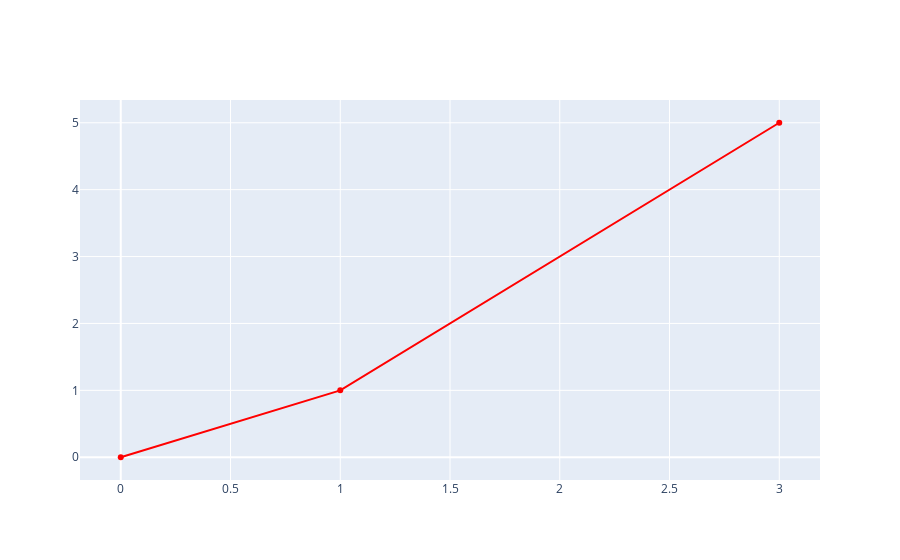

The code cell stored with this chart in its notebook:
### Code cell
pltly.iplot([go.Scatter(x=[0, 1, 3], y=[0, 1, 5], line=dict(color='red'))])

### Figure 1 — Plotly figure (JSON) as saved in the notebook; plotly's stock layout.template omitted (floating-point values rounded to 4 significant figures)
{"data": [{"line": {"color": "red"}, "type": "scatter", "x": [0, 1, 3], "y": [0, 1, 5]}], "layout": {}}
